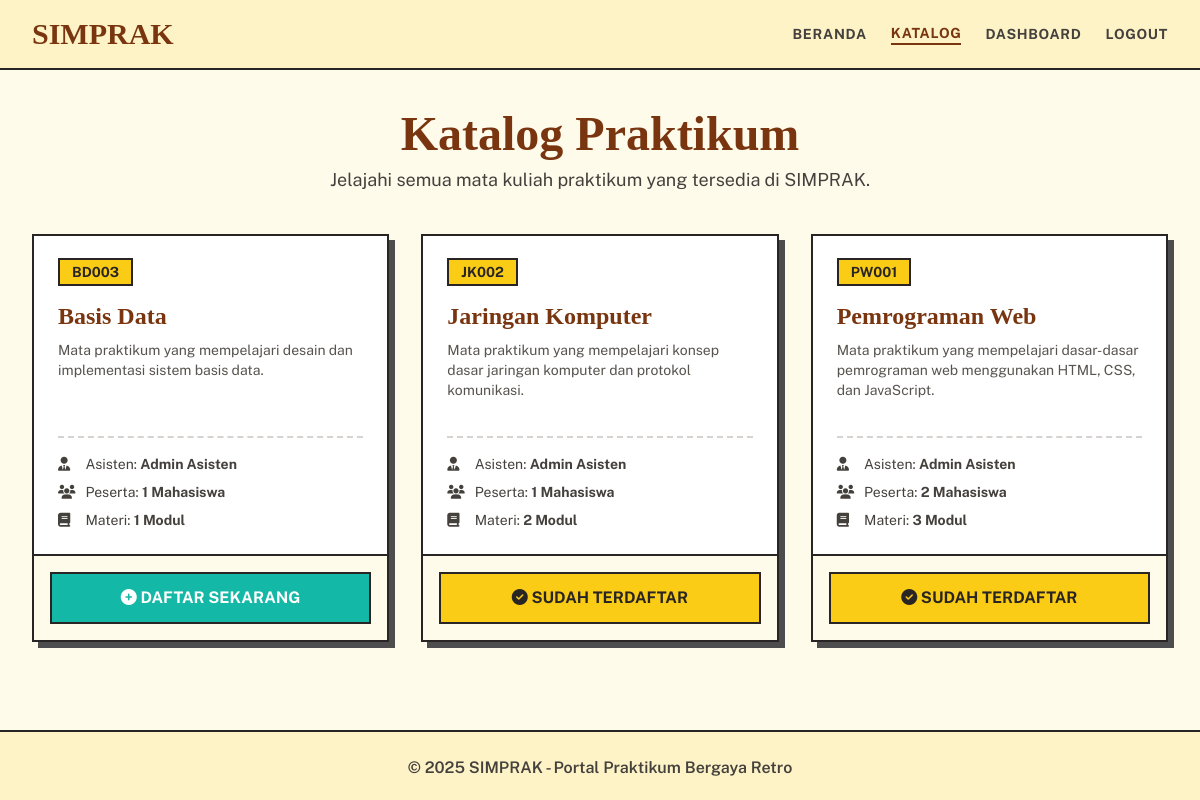
Page /katalog.php (signed in) on the committed database.
### tables this page shows
CREATE TABLE `mata_praktikum` (
  `id` INT AUTO_INCREMENT PRIMARY KEY,
  `kode_mk` VARCHAR(20) NOT NULL UNIQUE,
  `nama_mk` VARCHAR(255) NOT NULL,
  `deskripsi` TEXT,
  `asisten_id` INT,  
  FOREIGN KEY (`asisten_id`) REFERENCES `users`(`id`) ON DELETE SET NULL
);

CREATE TABLE `users` (
  `id` int(11) NOT NULL AUTO_INCREMENT,
  `nama` varchar(100) NOT NULL,
  `email` varchar(100) NOT NULL,
  `password` varchar(255) NOT NULL,
  `role` enum('mahasiswa','asisten') NOT NULL,
  `created_at` timestamp NOT NULL DEFAULT current_timestamp(),
  PRIMARY KEY (`id`),
  UNIQUE KEY `email` (`email`)
);

### katalog.php (the view, shortened to what this page needs)
<?php
require_once 'config.php';
$sql = "SELECT mp.*, u.nama as nama_asisten,
        (SELECT COUNT(*) FROM pendaftaran_praktikum pp WHERE pp.praktikum_id = mp.id) as jumlah_mahasiswa,
        (SELECT COUNT(*) FROM modul m WHERE m.praktikum_id = mp.id) as jumlah_modul
        FROM mata_praktikum mp
        LEFT JOIN users u ON mp.asisten_id = u.id
        ORDER BY mp.nama_mk ASC";
$result = $conn->query($sql);
$user_registered = [];
if (isset($_SESSION['user_id']) && $_SESSION['role'] === 'mahasiswa') {
    $user_id = $_SESSION['user_id'];
    $check_sql = "SELECT praktikum_id FROM pendaftaran_praktikum WHERE mahasiswa_id = ?";
    $check_stmt = $conn->prepare($check_sql);
    $check_stmt->bind_param("i", $user_id);
    $check_stmt->execute();
    $check_result = $check_stmt->get_result();
    while ($row = $check_result->fetch_assoc()) {
        $user_registered[] = $row['praktikum_id'];
    }
}
?>
<!DOCTYPE html>
<html lang="id">
<head>
    <script src="https://cdn.tailwindcss.com"></script>
    <link rel="stylesheet" href="https://cdnjs.cloudflare.com/ajax/libs/font-awesome/6.4.0/css/all.min.css">
</head>
<body class="bg-amber-50 text-stone-800">
    <header class="bg-amber-100 border-b-2 border-stone-800 sticky top-0 z-50">
        <div class="max-w-7xl mx-auto px-4 sm:px-6 lg:px-8">
            <div class="flex justify-between items-center py-4">
                <div class="flex items-center">
                    <h1 class="font-serif text-3xl font-bold text-amber-900">SIMPRAK</h1>
                </div>
                <nav class="hidden md:flex items-center space-x-6 text-sm font-bold uppercase tracking-wider">
                    <a href="index.php" class="text-stone-700 hover:text-amber-900">Beranda</a>
                    <a href="katalog.php" class="text-amber-900 border-b-2 border-amber-900">Katalog</a>
                    <?php if (isset($_SESSION['user_id'])): ?>
                        <a href="<?= $_SESSION['role'] === 'asisten' ? 'asisten/dashboard.php' : 'mahasiswa/dashboard.php' ?>" class="text-stone-700 hover:text-amber-900">Dashboard</a>
                        <a href="logout.php" class="text-stone-700 hover:text-amber-900">Logout</a>
                    <?php else: ?>
                        <a href="login.php" class="bg-stone-800 text-white px-4 py-2 hover:bg-stone-700">Login</a>
                    <?php endif; ?>
                </nav>
                </div>
        </div>
    </header>
    <main class="max-w-7xl mx-auto px-4 sm:px-6 lg:px-8 py-10">
        <div class="mb-10 text-center">
            <h1 class="font-serif text-5xl font-bold text-amber-900 mb-2">Katalog Praktikum</h1>
            <p class="text-lg text-stone-700">Jelajahi semua mata kuliah praktikum yang tersedia di SIMPRAK.</p>
        </div>
        <?php if ($result->num_rows > 0): ?>
            <div class="grid grid-cols-1 md:grid-cols-2 lg:grid-cols-3 gap-8">
                <?php while($row = $result->fetch_assoc()): ?>
                    <div class="bg-white border-2 border-stone-800 flex flex-col retro-shadow transition-all duration-200 hover:transform hover:-translate-y-1 hover:-translate-x-1 hover:shadow-[10px_10px_0px_var(--retro-border)]">
                        <div class="p-6 flex-grow">
                            <div class="mb-4">
                                <span class="font-bold bg-yellow-400 border-2 border-stone-800 text-stone-800 px-3 py-1 text-sm">
                                    <?= htmlspecialchars($row['kode_mk']) ?>
                                </span>
                            </div>
                            <h3 class="font-serif text-2xl font-bold text-amber-900 mb-2">
                                <?= htmlspecialchars($row['nama_mk']) ?>
                            </h3>
                            <p class="text-stone-600 text-sm mb-4 h-20 overflow-hidden">
                                <?= htmlspecialchars($row['deskripsi'] ?: 'Tidak ada deskripsi yang tersedia untuk praktikum ini.') ?>
                            </p>
                            <div class="space-y-2 text-sm text-stone-700 pt-4 border-t-2 border-dashed border-stone-300">
                                <p><i class="fas fa-user-tie w-5 mr-1"></i> Asisten: <strong><?= htmlspecialchars($row['nama_asisten'] ?: 'N/A') ?></strong></p>
                                <p><i class="fas fa-users w-5 mr-1"></i> Peserta: <strong><?= $row['jumlah_mahasiswa'] ?> Mahasiswa</strong></p>
                                <p><i class="fas fa-book w-5 mr-1"></i> Materi: <strong><?= $row['jumlah_modul'] ?> Modul</strong></p>
                            </div>
                        </div>
                        <div class="p-4 bg-amber-50 border-t-2 border-stone-800">
                            <?php if (isset($_SESSION['user_id']) && $_SESSION['role'] === 'mahasiswa'): ?>
                                <?php if (in_array($row['id'], $user_registered)): ?>
                                    <a href="mahasiswa/praktikum_saya.php" class="block w-full text-center p-3 font-bold bg-yellow-400 text-stone-800 border-2 border-stone-800">
                                        <i class="fas fa-check-circle"></i> SUDAH TERDAFTAR
                                    </a>
                                <?php else: ?>
                                    <a href="mahasiswa/daftar_praktikum.php" class="block w-full text-center p-3 font-bold bg-teal-500 text-white border-2 border-stone-800 hover:bg-teal-600 transition-colors">
                                        <i class="fas fa-plus-circle"></i> DAFTAR SEKARANG
                                    </a>
                                <?php endif; ?>
                            <?php else: ?>
                                <a href="login.php" class="block w-full text-center p-3 font-bold bg-stone-800 text-white border-2 border-stone-800 hover:bg-stone-700 transition-colors">
                                    <i class="fas fa-sign-in-alt"></i> LOGIN UNTUK DAFTAR
                                </a>
                            <?php endif; ?>
                        </div>
                    </div>
                <?php endwhile; ?>
            </div>
        <?php endif; ?>
    </main>
    <footer class="bg-amber-100 border-t-2 border-stone-800 mt-12">
        <div class="max-w-7xl mx-auto px-4 sm:px-6 lg:px-8 py-6">
            <p class="text-center text-stone-700 font-semibold">&copy; <?= date('Y') ?> SIMPRAK - Portal Praktikum Bergaya Retro</p>
        </div>
    </footer>
</body>
</html>

### katalog.php (style rules this page uses)
:root { --retro-border: #4d4d4d; }
body { font-family: 'Public Sans', sans-serif; }
.font-serif { font-family: 'DM Serif Display', serif; }
.retro-shadow { box-shadow: 6px 6px 0px var(--retro-border); }

### rows in the picture
mata_praktikum: kode_mk "BD003", nama_mk "Basis Data", deskripsi "Mata praktikum yang mempelajari desain dan implementasi sistem basis data.", asisten.nama "Admin Asisten", jumlah_mahasiswa "1", jumlah_modul "1", shows "DAFTAR SEKARANG"
mata_praktikum: kode_mk "JK002", nama_mk "Jaringan Komputer", deskripsi "Mata praktikum yang mempelajari konsep dasar jaringan komputer dan protokol komunikasi.", asisten.nama "Admin Asisten", jumlah_mahasiswa "1", jumlah_modul "2", shows "SUDAH TERDAFTAR"
mata_praktikum: kode_mk "PW001", nama_mk "Pemrograman Web", deskripsi "Mata praktikum yang mempelajari dasar-dasar pemrograman web menggunakan HTML, CSS, dan JavaScript.", asisten.nama "Admin Asisten", jumlah_mahasiswa "2", jumlah_modul "3", shows "SUDAH TERDAFTAR"
